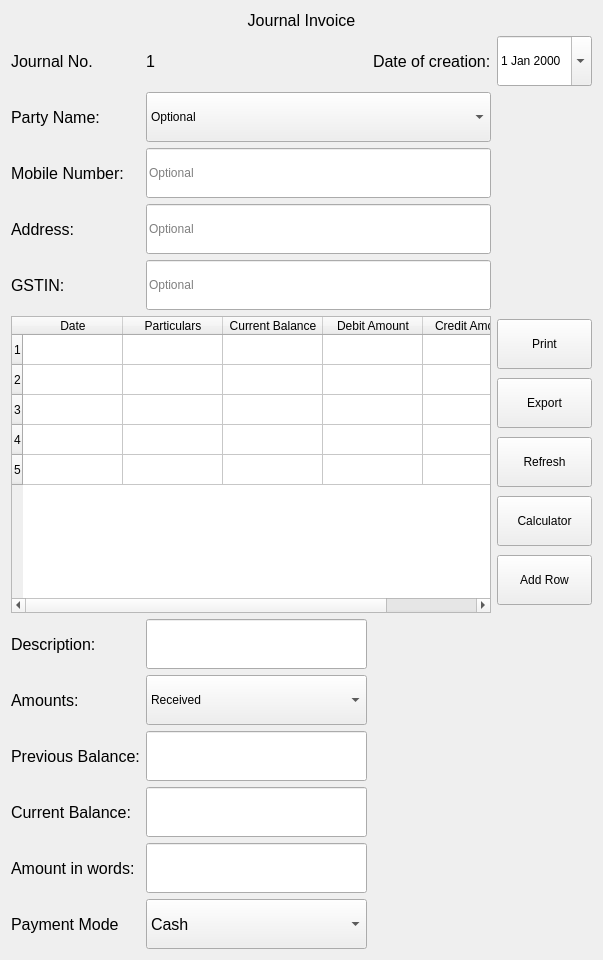
              <widget class="QWidget" name="scrollAreaWidgetContents_5">
               <property name="geometry">
                <rect>
                 <x>0</x>
                 <y>0</y>
                 <width>603</width>
                 <height>960</height>
                </rect>
               </property>
               <layout class="QGridLayout" name="gridLayout_31">
                <item row="1" column="3">
                 <widget class="QDateEdit" name="p2_s3_jr_date_of_creation_dateEdit">
                  <property name="minimumSize">
                   <size>
                    <width>0</width>
                    <height>50</height>
                   </size>
                  </property>
                  <property name="calendarPopup">
                   <bool>true</bool>
                  </property>
                 </widget>
                </item>
                <item row="12" column="1">
                 <widget class="QComboBox" name="p2_s3_pr_payment_combo_2">
                  <property name="minimumSize">
                   <size>
                    <width>0</width>
                    <height>50</height>
                   </size>
                  </property>
                  <property name="font">
                   <font>
                    <family>MS Shell Dlg 2</family>
                    <pointsize>12</pointsize>
                    <weight>50</weight>
                    <italic>false</italic>
                    <bold>false</bold>
                   </font>
                  </property>
                  <item>
                   <property name="text">
                    <string>Cash</string>
                   </property>
                  </item>
                  <item>
                   <property name="text">
                    <string>Credit Card</string>
                   </property>
                  </item>
                  <item>
                   <property name="text">
                    <string>Net Banking</string>
                   </property>
                  </item>
                  <item>
                   <property name="text">
                    <string>UPI</string>
                   </property>
                  </item>
                  <item>
                   <property name="text">
                    <string>Phone Pe</string>
                   </property>
                  </item>
                  <item>
                   <property name="text">
                    <string>Paytm</string>
                   </property>
                  </item>
                  <item>
                   <property name="text">
                    <string>Google Pay</string>
                   </property>
                  </item>
                 </widget>
                </item>
                <item row="3" column="1" colspan="2">
                 <widget class="QLineEdit" name="p2_s3_jr_mobile_num_line_edit_2">
                  <property name="minimumSize">
                   <size>
                    <width>0</width>
                    <height>50</height>
                   </size>
                  </property>
                  <property name="placeholderText">
                   <string>Optional</string>
                  </property>
                 </widget>
                </item>
                <item row="8" column="1">
                 <widget class="QComboBox" name="p2_s3_jr_amount_comboBox">
                  <property name="minimumSize">
                   <size>
                    <width>0</width>
                    <height>50</height>
                   </size>
                  </property>
                  <item>
                   <property name="text">
                    <string>Received</string>
                   </property>
                  </item>
                  <item>
                   <property name="text">
                    <string>Paid</string>
                   </property>
                  </item>
                 </widget>
                </item>
                <item row="1" column="1">
                 <widget class="QLabel" name="p2_s3_pr_return_invoice_change_label_2">
                  <property name="font">
                   <font>
                    <family>MS Shell Dlg 2</family>
                    <pointsize>12</pointsize>
                    <weight>50</weight>
                    <italic>false</italic>
                    <bold>false</bold>
                   </font>
                  </property>
                  <property name="text">
                   <string>1</string>
                  </property>
                 </widget>
                </item>
                <item row="6" column="0" colspan="3">
                 <widget class="QTableWidget" name="p2_s3_jr_journal_entry_table">
                  <property name="rowCount">
                   <number>5</number>
                  </property>
                  <row/>
                  <row/>
                  <row/>
                  <row/>
                  <row/>
                  <column>
                   <property name="text">
                    <string>Date</string>
                   </property>
                  </column>
                  <column>
                   <property name="text">
                    <string>Particulars</string>
                   </property>
                  </column>
                  <column>
                   <property name="text">
                    <string>Current Balance</string>
                   </property>
                  </column>
                  <column>
                   <property name="text">
                    <string>Debit Amount</string>
                   </property>
                  </column>
                  <column>
                   <property name="text">
                    <string>Credit Amount</string>
                   </property>
                  </column>
                 </widget>
                </item>
                <item row="9" column="1">
                 <widget class="QLineEdit" name="p2_s3_jr_previous_balance_line_edit">
                  <property name="minimumSize">
                   <size>
                    <width>0</width>
                    <height>50</height>
                   </size>
                  </property>
                 </widget>
                </item>
                <item row="1" column="2">
                 <widget class="QLabel" name="p2_s3_jr_date_of_creation_label">
                  <property name="font">
                   <font>
                    <family>MS Shell Dlg 2</family>
                    <pointsize>12</pointsize>
                    <weight>50</weight>
                    <italic>false</italic>
                    <bold>false</bold>
                   </font>
                  </property>
                  <property name="text">
                   <string>Date of creation:</string>
                  </property>
                 </widget>
                </item>
                <item row="3" column="0">
                 <widget class="QLabel" name="p2_s3_jr_mo_num_lab">
                  <property name="font">
                   <font>
                    <family>MS Shell Dlg 2</family>
                    <pointsize>12</pointsize>
                    <weight>50</weight>
                    <italic>false</italic>
                    <bold>false</bold>
                   </font>
                  </property>
                  <property name="text">
                   <string>Mobile Number:</string>
                  </property>
                 </widget>
                </item>
                <item row="5" column="1" colspan="2">
                 <widget class="QLineEdit" name="p2_s3_jr_gstin_line_edit">
                  <property name="minimumSize">
                   <size>
                    <width>0</width>
                    <height>50</height>
                   </size>
                  </property>
                  <property name="placeholderText">
                   <string>Optional</string>
                  </property>
                 </widget>
                </item>
                <item row="1" column="0">
                 <widget class="QLabel" name="p2_s3_jr_return_invoice_label">
                  <property name="font">
                   <font>
                    <family>MS Shell Dlg 2</family>
                    <pointsize>12</pointsize>
                    <weight>50</weight>
                    <italic>false</italic>
                    <bold>false</bold>
                   </font>
                  </property>
                  <property name="text">
                   <string>Journal No.</string>
                  </property>
                 </widget>
                </item>
                <item row="4" column="0">
                 <widget class="QLabel" name="p2_s3_jr_address_lab">
                  <property name="font">
                   <font>
                    <family>MS Shell Dlg 2</family>
                    <pointsize>12</pointsize>
                    <weight>50</weight>
                    <italic>false</italic>
                    <bold>false</bold>
                   </font>
                  </property>
                  <property name="text">
                   <string>Address:</string>
                  </property>
                 </widget>
                </item>
                <item row="2" column="1" colspan="2">
                 <widget class="QComboBox" name="p2_s3_jr_party_name_comboBox">
                  <property name="minimumSize">
                   <size>
                    <width>0</width>
                    <height>50</height>
                   </size>
                  </property>
                  <item>
                   <property name="text">
                    <string>Optional</string>
                   </property>
                  </item>
                 </widget>
                </item>
                <item row="11" column="0">
                 <widget class="QLabel" name="p2_s3_jr__amt_words_lab">
                  <property name="font">
                   <font>
                    <family>MS Shell Dlg 2</family>
                    <pointsize>12</pointsize>
                    <weight>50</weight>
                    <italic>false</italic>
                    <bold>false</bold>
                   </font>
                  </property>
                  <property name="text">
                   <string>Amount in words:</string>
                  </property>
                 </widget>
                </item>
                <item row="7" column="1">
                 <widget class="QLineEdit" name="p2_s3_jr_description_line_edit">
                  <property name="minimumSize">
                   <size>
                    <width>0</width>
                    <height>50</height>
                   </size>
                  </property>
                 </widget>
                </item>
                <item row="4" column="1" colspan="2">
                 <widget class="QLineEdit" name="p2_s3_jr_address_line_edit">
                  <property name="minimumSize">
                   <size>
                    <width>0</width>
                    <height>50</height>
                   </size>
                  </property>
                  <property name="placeholderText">
                   <string>Optional</string>
                  </property>
                 </widget>
                </item>
                <item row="7" column="0">
                 <widget class="QLabel" name="p2_s3_jr_description_lab">
                  <property name="font">
                   <font>
                    <family>MS Shell Dlg 2</family>
                    <pointsize>12</pointsize>
                    <weight>50</weight>
                    <italic>false</italic>
                    <bold>false</bold>
                   </font>
                  </property>
                  <property name="text">
                   <string>Description:</string>
                  </property>
                 </widget>
                </item>
                <item row="10" column="1">
                 <widget class="QLineEdit" name="p2_s3_jr_current_balance_line_edit">
                  <property name="minimumSize">
                   <size>
                    <width>0</width>
                    <height>50</height>
                   </size>
                  </property>
                 </widget>
                </item>
                <item row="5" column="0">
                 <widget class="QLabel" name="p2_s3_jr_gstin_lab">
                  <property name="font">
                   <font>
                    <family>MS Shell Dlg 2</family>
                    <pointsize>12</pointsize>
                    <weight>50</weight>
                    <italic>false</italic>
                    <bold>false</bold>
                   </font>
                  </property>
                  <property name="text">
                   <string>GSTIN:</string>
                  </property>
                 </widget>
                </item>
                <item row="11" column="1">
                 <widget class="QLineEdit" name="p2_s3_jr_amt_word_line_edit">
                  <property name="minimumSize">
                   <size>
                    <width>0</width>
                    <height>50</height>
                   </size>
                  </property>
                 </widget>
                </item>
                <item row="8" column="0">
                 <widget class="QLabel" name="p2_s3_jr_amount_lab">
                  <property name="font">
                   <font>
                    <family>MS Shell Dlg 2</family>
                    <pointsize>12</pointsize>
                    <weight>50</weight>
                    <italic>false</italic>
                    <bold>false</bold>
                   </font>
                  </property>
                  <property name="text">
                   <string>Amounts:</string>
                  </property>
                 </widget>
                </item>
                <item row="2" column="0">
                 <widget class="QLabel" name="p2_s3_jr_party_name_label">
                  <property name="font">
                   <font>
                    <family>MS Shell Dlg 2</family>
                    <pointsize>12</pointsize>
                    <weight>50</weight>
                    <italic>false</italic>
                    <bold>false</bold>
                   </font>
                  </property>
                  <property name="text">
                   <string>Party Name:</string>
                  </property>
                 </widget>
                </item>
                <item row="9" column="0">
                 <widget class="QLabel" name="p2_s3_jr_previous_balance_lab">
                  <property name="font">
                   <font>
                    <family>MS Shell Dlg 2</family>
                    <pointsize>12</pointsize>
                    <weight>50</weight>
                    <italic>false</italic>
                    <bold>false</bold>
                   </font>
                  </property>
                  <property name="text">
                   <string>Previous Balance:</string>
                  </property>
                 </widget>
                </item>
                <item row="12" column="0">
                 <widget class="QLabel" name="p2_s3_pr_payment_mode_lab_2">
                  <property name="font">
                   <font>
                    <family>MS Shell Dlg 2</family>
                    <pointsize>12</pointsize>
                    <weight>50</weight>
                    <italic>false</italic>
                    <bold>false</bold>
                   </font>
                  </property>
                  <property name="text">
                   <string>Payment Mode</string>
                  </property>
                 </widget>
                </item>
                <item row="10" column="0">
                 <widget class="QLabel" name="p2_s3_jr_currennt_balance">
                  <property name="font">
                   <font>
                    <family>MS Shell Dlg 2</family>
                    <pointsize>12</pointsize>
                    <weight>50</weight>
                    <italic>false</italic>
                    <bold>false</bold>
                   </font>
                  </property>
                  <property name="text">
                   <string>Current Balance:</string>
                  </property>
                 </widget>
                </item>
                <item row="6" column="3">
                 <layout class="QVBoxLayout" name="verticalLayout">
                  <item>
                   <widget class="QPushButton" name="p2_s3_jr_print_btn">
                    <property name="minimumSize">
                     <size>
                      <width>0</width>
                      <height>50</height>
                     </size>
                    </property>
                    <property name="text">
                     <string>Print</string>
                    </property>
                   </widget>
                  </item>
                  <item>
                   <widget class="QPushButton" name="p2_s3_jr_export_button">
                    <property name="minimumSize">
                     <size>
                      <width>0</width>
                      <height>50</height>
                     </size>
                    </property>
                    <property name="text">
                     <string>Export</string>
                    </property>
                   </widget>
                  </item>
                  <item>
                   <widget class="QPushButton" name="p2_s3_jr_refresh_button">
                    <property name="minimumSize">
                     <size>
                      <width>0</width>
                      <height>50</height>
                     </size>
                    </property>
                    <property name="text">
                     <string>Refresh</string>
                    </property>
                   </widget>
                  </item>
                  <item>
                   <widget class="QPushButton" name="p2_s3_jr_calculator_btn">
                    <property name="minimumSize">
                     <size>
                      <width>0</width>
                      <height>50</height>
                     </size>
                    </property>
                    <property name="text">
                     <string>Calculator</string>
                    </property>
                   </widget>
                  </item>
                  <item>
                   <widget class="QPushButton" name="p2_s3_jr_add_row_btn">
                    <property name="minimumSize">
                     <size>
                      <width>0</width>
                      <height>50</height>
                     </size>
                    </property>
                    <property name="text">
                     <string>Add Row</string>
                    </property>
                   </widget>
                  </item>
                 </layout>
                </item>
                <item row="0" column="0" colspan="4">
                 <widget class="QLabel" name="p2_s3_pr_main_lab_2">
                  <property name="font">
                   <font>
                    <family>MS Shell Dlg 2</family>
                    <pointsize>12</pointsize>
                    <weight>50</weight>
                    <italic>false</italic>
                    <bold>false</bold>
                   </font>
                  </property>
                  <property name="text">
                   <string>Journal Invoice</string>
                  </property>
                  <property name="alignment">
                   <set>Qt::AlignCenter</set>
                  </property>
                 </widget>
                </item>
               </layout>
              </widget>
